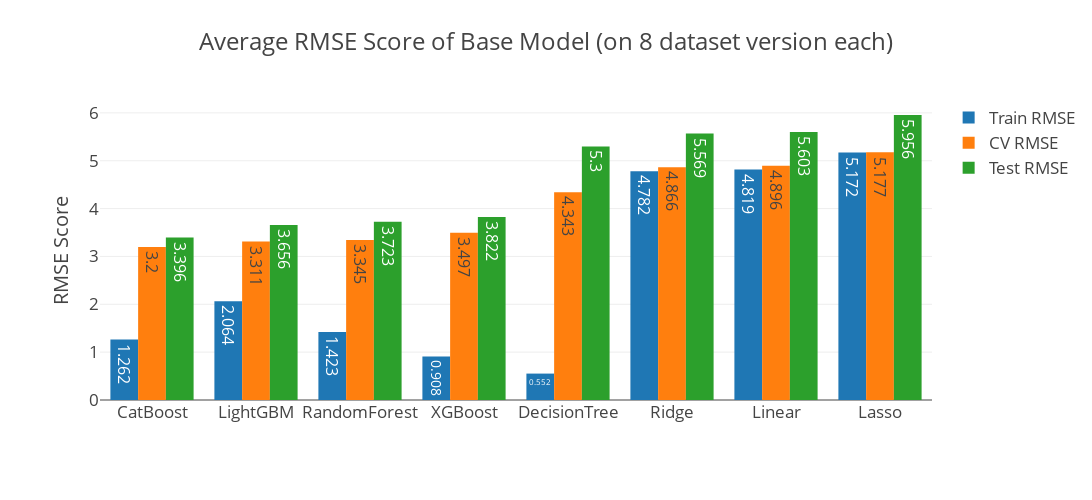

The cell this chart's notebook holds for it:
### Code cell
grouped = df_all_ver.groupby(['Model'], as_index=False)[['Train RMSE', 'CV RMSE', 'Test RMSE']].mean()
grouped = round(grouped.sort_values(by='Test RMSE'), 3)

fig = go.Figure()

fig.add_trace(go.Bar(
    x=grouped['Model'], y=grouped['Train RMSE'],
    text=grouped['Train RMSE'], textposition='auto',
    name='Train RMSE'
))
fig.add_trace(go.Bar(
    x=grouped['Model'], y=grouped['CV RMSE'],
    text=grouped['CV RMSE'], textposition='auto',
    name='CV RMSE'
))
fig.add_trace(go.Bar(
    x=grouped['Model'], y=grouped['Test RMSE'],
    text=grouped['Test RMSE'], textposition='auto',
    name='Test RMSE'
))
fig.update_layout(
    title='Average RMSE Score of Base Model (on 8 dataset version each)',
    xaxis=None,
    yaxis=dict(title='RMSE Score'),
    height=500,
    width=1200,
    margin=dict(l=100, r=100, t=100, b=100),
    font_size=17
)
fig.show()

### Figure 1 — Plotly figure (JSON) as saved in the notebook; plotly's stock layout.template omitted (floating-point values rounded to 4 significant figures)
{"data": [{"name": "Train RMSE", "text": [1.262, 2.064, 1.423, 0.908, 0.552, 4.782, 4.819, 5.172], "textposition": "auto", "type": "bar", "x": ["CatBoost", "LightGBM", "RandomForest", "XGBoost", "DecisionTree", "Ridge", "Linear", "Lasso"], "y": [1.262, 2.064, 1.423, 0.908, 0.552, 4.782, 4.819, 5.172]}, {"name": "CV RMSE", "text": [3.2, 3.311, 3.345, 3.497, 4.343, 4.866, 4.896, 5.177], "textposition": "auto", "type": "bar", "x": ["CatBoost", "LightGBM", "RandomForest", "XGBoost", "DecisionTree", "Ridge", "Linear", "Lasso"], "y": [3.2, 3.311, 3.345, 3.497, 4.343, 4.866, 4.896, 5.177]}, {"name": "Test RMSE", "text": [3.396, 3.656, 3.723, 3.822, 5.3, 5.569, 5.603, 5.956], "textposition": "auto", "type": "bar", "x": ["CatBoost", "LightGBM", "RandomForest", "XGBoost", "DecisionTree", "Ridge", "Linear", "Lasso"], "y": [3.396, 3.656, 3.723, 3.822, 5.3, 5.569, 5.603, 5.956]}], "layout": {"font": {"size": 17}, "height": 500, "margin": {"b": 100, "l": 100, "r": 100, "t": 100}, "title": {"text": "Average RMSE Score of Base Model (on 8 dataset version each)"}, "width": 1200, "xaxis": {}, "yaxis": {"title": {"text": "RMSE Score"}}}}
